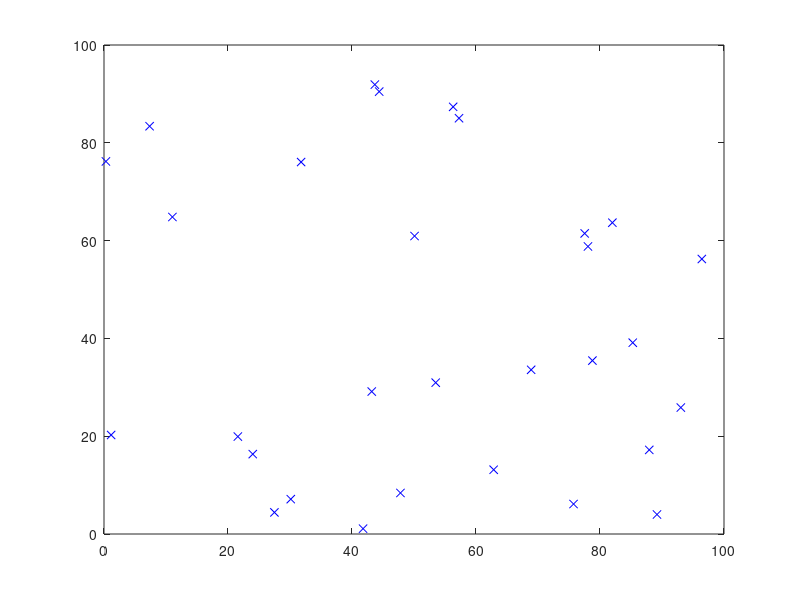

Reproduce this figure in MATLAB. (Note: this script raises an error after producing the figure.)
clc
clear

% intialize randomly 30 points
n = 30;
points = rand(n, 2)*100;
p_index = 1:n;

% draw points
figure
plot(points(:,1), points(:,2), 'bx')
hold on

index = 1;
for i = 1:n
    if(points(i,2) < points(index,2) || (points(i,2) == points(index,2) && points(i,1) < points(index,1)))
        index = i;
    end
end
points([1 index],:) = points([index 1], :);
hull = [];
hull = [hull, points(1,:)];
hull(1,3) = 0;
for i = 2:n
    points(i,3) = calcul_poleangle(points(1,:), points(i,:));
end
points = sortrows(points, 3);
hull = [hull; points(2,:); points(3,:)];
top = 3;
for i = 4:n
    while top>1 && (cal_crossproduct(hull(top-1,:),points(i,:),hull(top,:))>=0)
        hull(top,:) = [];
        top = top-1;
    end
    hull = [hull; points(i,:)];
    top = top+1;
end
hull = [hull; points(1,:)];
plot(hull(:,1),hull(:,2),'r')